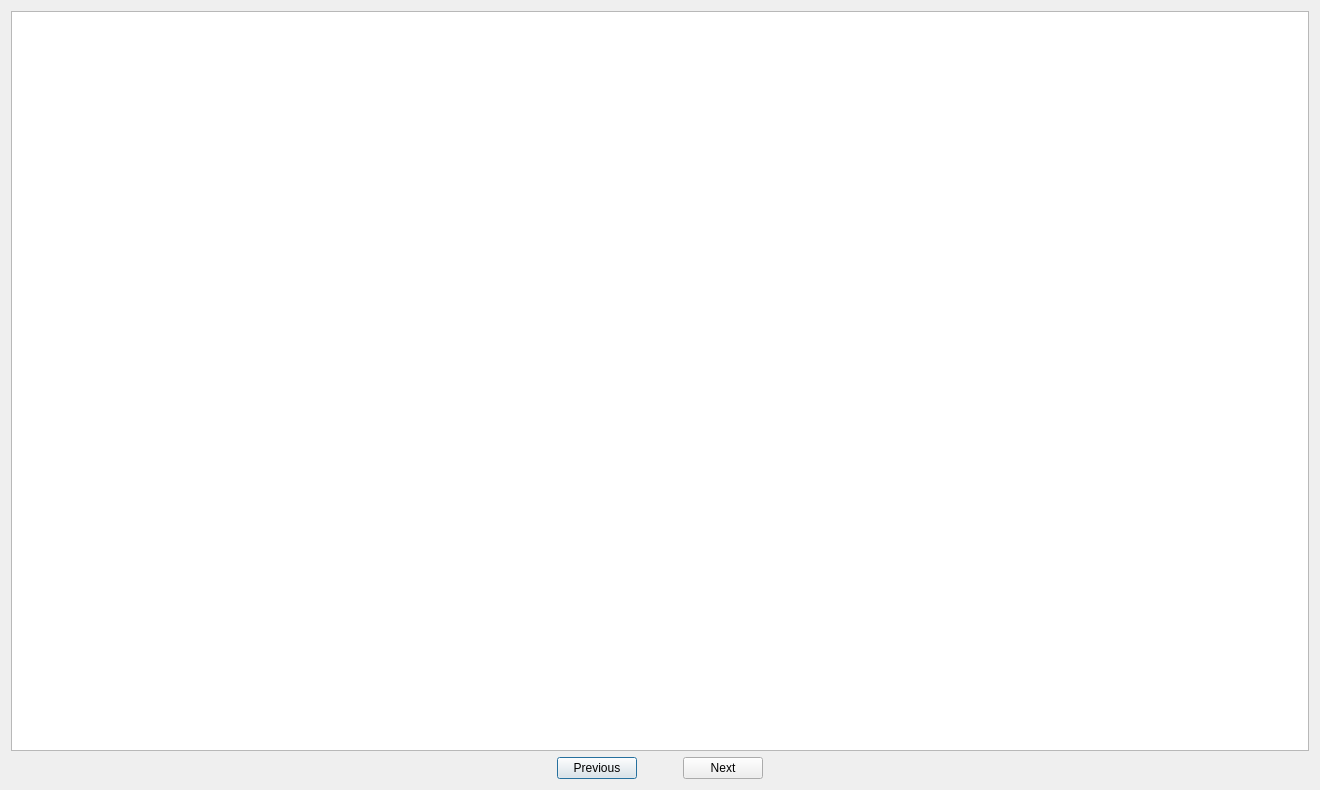
<?xml version="1.0" encoding="UTF-8"?>
<ui version="4.0">
 <class>GalleryPhotoViewer</class>
 <widget class="QDialog" name="GalleryPhotoViewer">
  <property name="geometry">
   <rect>
    <x>0</x>
    <y>0</y>
    <width>1320</width>
    <height>790</height>
   </rect>
  </property>
  <property name="windowTitle">
   <string>Dialog</string>
  </property>
  <layout class="QVBoxLayout" name="verticalLayout">
   <item>
    <widget class="QGraphicsView" name="graphicsView"/>
   </item>
   <item>
    <layout class="QHBoxLayout" name="horizontalLayout">
     <item>
      <spacer name="horizontalSpacer_2">
       <property name="orientation">
        <enum>Qt::Horizontal</enum>
       </property>
       <property name="sizeHint" stdset="0">
        <size>
         <width>40</width>
         <height>20</height>
        </size>
       </property>
      </spacer>
     </item>
     <item>
      <widget class="QPushButton" name="previousButton">
       <property name="text">
        <string>Previous</string>
       </property>
      </widget>
     </item>
     <item>
      <spacer name="horizontalSpacer">
       <property name="orientation">
        <enum>Qt::Horizontal</enum>
       </property>
       <property name="sizeType">
        <enum>QSizePolicy::Fixed</enum>
       </property>
       <property name="sizeHint" stdset="0">
        <size>
         <width>40</width>
         <height>20</height>
        </size>
       </property>
      </spacer>
     </item>
     <item>
      <widget class="QPushButton" name="nextButton">
       <property name="text">
        <string>Next</string>
       </property>
      </widget>
     </item>
     <item>
      <spacer name="horizontalSpacer_3">
       <property name="orientation">
        <enum>Qt::Horizontal</enum>
       </property>
       <property name="sizeHint" stdset="0">
        <size>
         <width>40</width>
         <height>20</height>
        </size>
       </property>
      </spacer>
     </item>
    </layout>
   </item>
  </layout>
 </widget>
 <resources/>
 <connections/>
</ui>
